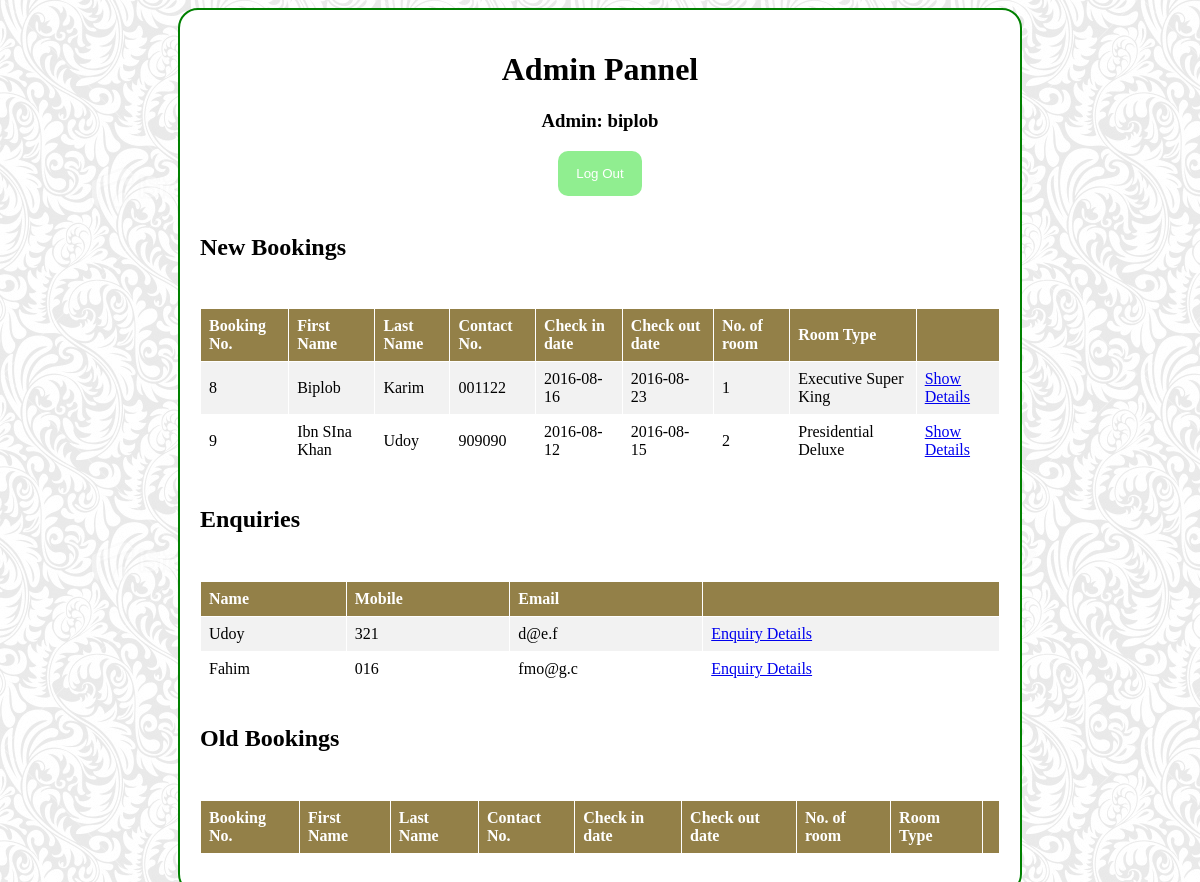
/admin_home.php (signed in), run on the app's committed database.
### tables this page shows
CREATE TABLE IF NOT EXISTS `booking` (
  `id` int(11) NOT NULL AUTO_INCREMENT,
  `check_in_date` date NOT NULL,
  `check_out_date` date NOT NULL,
  `room_type` varchar(100) NOT NULL,
  `no_room` int(11) NOT NULL,
  `no_person` int(11) NOT NULL,
  `no_children` int(11) NOT NULL,
  `name_first` varchar(50) NOT NULL,
  `name_last` varchar(50) NOT NULL,
  `contact_no` varchar(30) NOT NULL,
  `email` varchar(30) NOT NULL,
  `address` varchar(200) NOT NULL,
  `read_status` int(11) NOT NULL DEFAULT '0',
  PRIMARY KEY (`id`),
  UNIQUE KEY `id` (`id`)
);

CREATE TABLE IF NOT EXISTS `enquiry` (
  `id` int(11) NOT NULL AUTO_INCREMENT,
  `name` varchar(100) NOT NULL,
  `mobile` varchar(100) NOT NULL,
  `email` varchar(100) NOT NULL,
  `message` varchar(500) NOT NULL,
  PRIMARY KEY (`id`)
);

### admin_home.php (the view, shortened to what this page needs)
<!DOCTYPE html>
<html>
    <head>
    </head>
    <body>
        <div class ="container">
        <center><h1>Admin Pannel</h1></center>
        <center><h3>Admin: <?php echo $_SESSION['user_id']; ?> </h3></center>
        <center><form action="" method="post">
            <input class="pulse" type="submit" name="log_out_button" value="Log Out">
        </form></center>
         <br>
         <h2>New Bookings</h2><br>
         <table>
               <tr>
                 <th>Booking No.</th>
                 <th>First Name</th>
                 <th>Last Name</th>
                 <th>Contact No.</th>
                 <th>Check in date</th>
                 <th>Check out date</th>
                 <th>No. of room</th>
                 <th>Room Type</th>
                 <th></th>
               </tr>
               <?php
               $query = "select * from booking where read_status=0";
               $result = mysql_query($query);
               while ($row=mysql_fetch_assoc($result)) {
                   echo "<tr>";
                   echo '<td>'.$row['id'].'</td>';
                   echo '<td>'.$row['name_first'].'</td>';
                   echo '<td>'.$row['name_last'].'</td>';
                   echo '<td>'.$row['contact_no'].'</td>';
                   echo '<td>'.$row['check_in_date'].'</td>';
                   echo '<td>'.$row['check_out_date'].'</td>';
                   echo '<td>'.$row['no_room'].'</td>';
                   echo '<td>'.$row['room_type'].'</td>';
                   echo '<td><a href="booking_details.php?id='.$row['id'].'">Show Details</a></td>';
                   echo "</tr>";
               }
                ?>
         </table> <br>
         <h2>Enquiries</h2><br>
         <table>
               <tr>
                 <th>Name</th>
                 <th>Mobile</th>
                 <th>Email</th>
                 <th></th>
               </tr>
               <?php
               $query = "select * from enquiry";
               $result = mysql_query($query);
               while ($row=mysql_fetch_assoc($result)) {
                   echo "<tr>";
                   echo '<td>'.$row['name'].'</td>';
                   echo '<td>'.$row['mobile'].'</td>';
                   echo '<td>'.$row['email'].'</td>';
                   echo '<td><a href="enquiry_details.php?id='.$row['id'].'">Enquiry Details</a></td>';
                   echo "</tr>";
               }
                ?>
         </table> <br>
         <h2>Old Bookings</h2><br>
         <table>
               <tr>
                 <th>Booking No.</th>
                 <th>First Name</th>
                 <th>Last Name</th>
                 <th>Contact No.</th>
                 <th>Check in date</th>
                 <th>Check out date</th>
                 <th>No. of room</th>
                 <th>Room Type</th>
                 <th></th>
               </tr>
         </table> <br>
     </div>
    </body>
</html>

### admin_home.php (style rules this page uses)
table { border-collapse: collapse; width: 100%; margin-top: 10px; border: 1px solid black; }
th, td { text-align: left; padding: 8px; border: 1px solid white; }
tr:nth-child(even) { background-color: #f2f2f2; border: 1px solid black; }
th { background-color: #938048; color: white; border: 1px solid white; }
.container { width: 800px; margin: 0 auto; background: white; padding: 20px; border: 2px solid green; border-radius: 20px; }
body { background-image: url("images/tile.jpg"); }
input[type=submit] { width: 84px; border: none; border-radius: 10px; background-color: lightgreen; color: white; padding: 15px; cursor: pointer; }
.pulse { display: inline-block; -webkit-transform: translateZ(0); -ms-transform: translateZ(0); transform: translateZ(0); box-shadow: 0 0 1px rgba(0, 0, 0, 0); }
h1 { font-family: 'Lobster', cursive; }
h3 { font-family: 'Indie Flower', cursive; }

### data on the page
booking: id "8", name_first "Biplob", name_last "Karim", contact_no "001122", check_in_date "2016-08-16", check_out_date "2016-08-23", no_room "1", room_type "Executive Super King"
booking: id "9", name_first "Ibn SIna Khan", name_last "Udoy", contact_no "909090", check_in_date "2016-08-12", check_out_date "2016-08-15", no_room "2", room_type "Presidential Deluxe"
enquiry: name "Udoy", mobile "321", email "d@e.f"
enquiry: name "Fahim", mobile "016", email "fmo@g.c"

### other printed values
$_SESSION['user_id'] "biplob"
